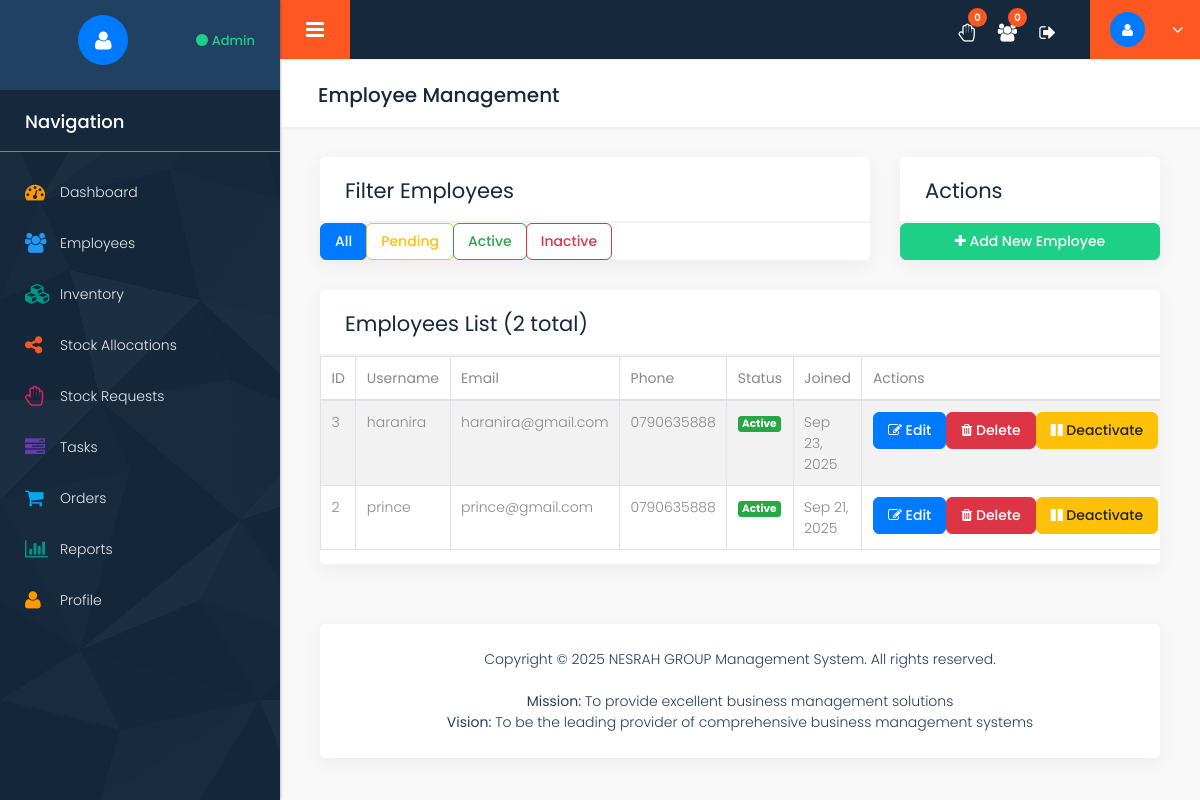
The app's page /employees.php (signed in), older data.
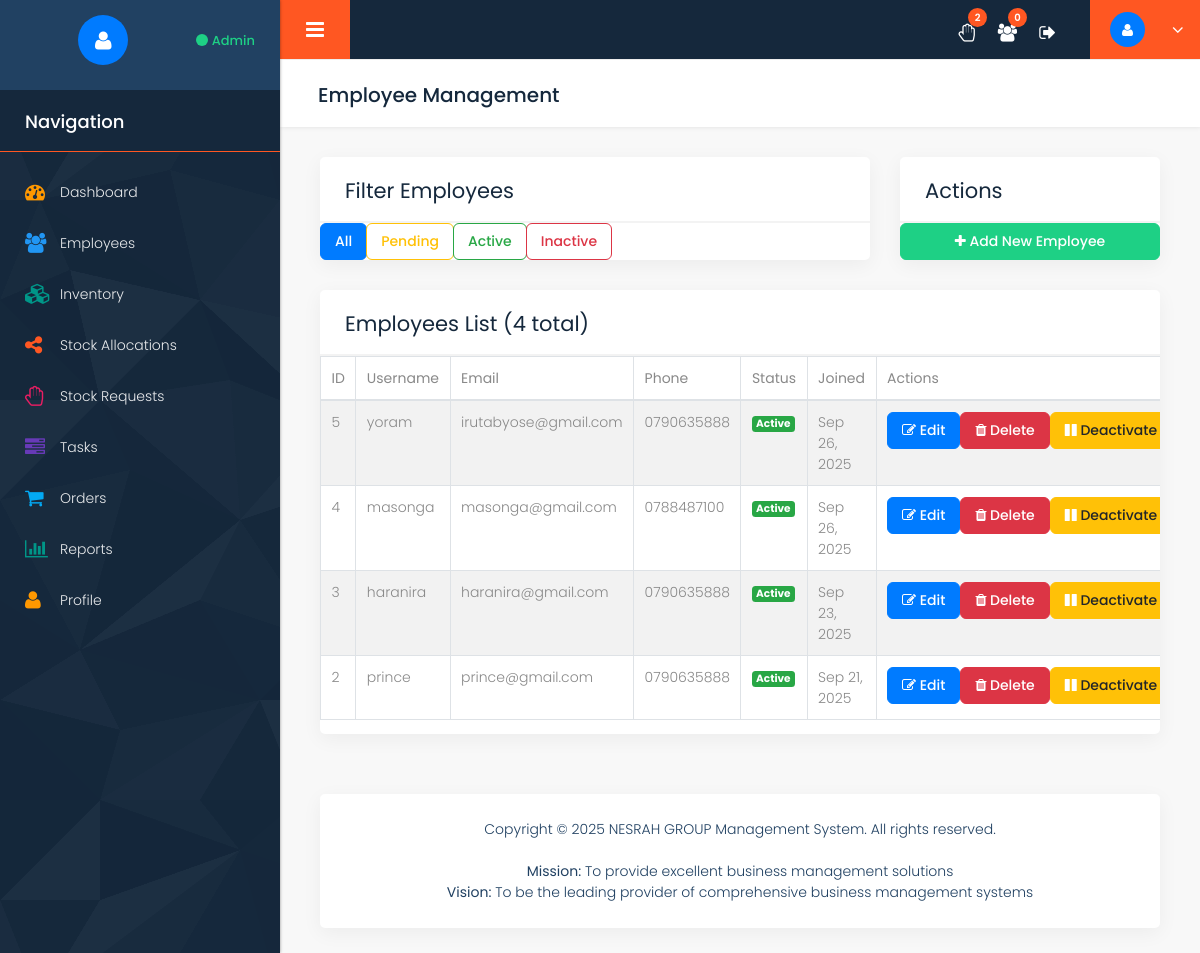
The same page, newer data.
### tables this page shows
CREATE TABLE `users` (
  `id` int(11) NOT NULL,
  `username` varchar(50) NOT NULL,
  `email` varchar(100) NOT NULL,
  `password` varchar(255) NOT NULL,
  `plain_password` varchar(255) DEFAULT NULL,
  `first_name` varchar(50) NOT NULL,
  `last_name` varchar(50) NOT NULL,
  `phone` varchar(20) DEFAULT NULL,
  `address` text DEFAULT NULL,
  `role` enum('admin','employee') DEFAULT 'employee',
  `status` enum('pending','active','inactive') DEFAULT 'pending',
  `created_at` timestamp NOT NULL DEFAULT current_timestamp(),
  `updated_at` timestamp NOT NULL DEFAULT current_timestamp() ON UPDATE current_timestamp()
);

### config/config.php (called while the page is built, shortened)
<?php
function formatDate($date) {
    return date('M d, Y', strtotime($date));
}
?>

### employees.php (the view, shortened to what the rows shown need)
<?php
require_once __DIR__ . '/includes/header.php';
$where_clause = "WHERE role = 'employee'";
$query = "SELECT * FROM users $where_clause ORDER BY created_at DESC";
$stmt = $db->prepare($query);
$stmt->execute();
$employees = $stmt->fetchAll();
?>
<div class="row column_title">
    <div class="col-md-12">
        <div class="page_title">
            <h2>Employee Management</h2>
        </div>
    </div>
</div>
<div class="row">
    <div class="col-md-8">
        <div class="white_shd full margin_bottom_30">
            <div class="full graph_head">
                <div class="heading1 margin_0">
                    <h2>Filter Employees</h2>
                </div>
            </div>
        </div>
    </div>
    <div class="col-md-4">
        <div class="white_shd full margin_bottom_30">
            <div class="full graph_head">
                <div class="heading1 margin_0">
                    <h2>Actions</h2>
                </div>
            </div>
        </div>
    </div>
</div>
<div class="row">
    <div class="col-md-12">
        <div class="white_shd full margin_bottom_30">
            <div class="full graph_head">
                <div class="heading1 margin_0">
                    <h2>Employees List (<?php echo count($employees); ?> total)</h2>
                </div>
            </div>
            <div class="full graph_revenue">
                <div class="row">
                    <div class="col-md-12">
                        <div class="table-responsive">
                            <table class="table table-striped table-bordered">
                                <thead>
                                    <tr>
                                        <th>ID</th>
                                        <th>Username</th>
                                        <th>Email</th>
                                        <th>Phone</th>
                                        <th>Status</th>
                                        <th>Joined</th>
                                        <th>Actions</th>
                                    </tr>
                                </thead>
                                <tbody>
                                    <?php if (count($employees) > 0): ?>
                                        <?php foreach ($employees as $employee): ?>
                                            <tr>
                                                <td><?php echo $employee['id']; ?></td>
                                                <td><?php echo $employee['username']; ?></td>
                                                <td><?php echo $employee['email']; ?></td>
                                                <td><?php echo $employee['phone'] ?: 'N/A'; ?></td>
                                                <td>
                                                    <span class="badge badge-<?php
                                                        echo $employee['status'] === 'active' ? 'success' :
                                                            ($employee['status'] === 'pending' ? 'warning' : 'danger');
                                                    ?>">
                                                        <?php echo ucfirst($employee['status']); ?>
                                                    </span>
                                                </td>
                                                <td><?php echo formatDate($employee['created_at']); ?></td>
                                                <td>
                                                    <div class="btn-group" role="group">
                                                        <a href="employee_edit.php?id=<?php echo $employee['id']; ?>" class="btn btn-primary btn-sm">
                                                            <i class="fa fa-edit"></i> Edit
                                                        </a>
                                                        <form method="POST" style="display: inline;">
                                                            <button type="submit" class="btn btn-danger btn-sm" onclick="return confirm('Are you sure you want to delete this employee? This action cannot be undone.')">
                                                                <i class="fa fa-trash"></i> Delete
                                                            </button>
                                                        </form>
                                                        <?php if ($employee['status'] === 'pending'): ?>
                                                            <form method="POST" style="display: inline;">
                                                                <input type="hidden" name="action" value="approve">
                                                                <input type="hidden" name="user_id" value="<?php echo $employee['id']; ?>">
                                                                <button type="submit" class="btn btn-success btn-sm" onclick="return confirm('Approve this employee?')">
                                                                    <i class="fa fa-check"></i> Approve
                                                                </button>
                                                            </form>
                                                            <form method="POST" style="display: inline;">
                                                                <input type="hidden" name="action" value="reject">
                                                                <input type="hidden" name="user_id" value="<?php echo $employee['id']; ?>">
                                                                <button type="submit" class="btn btn-warning btn-sm" onclick="return confirm('Reject this employee?')">
                                                                    <i class="fa fa-times"></i> Reject
                                                                </button>
                                                            </form>
                                                        <?php elseif ($employee['status'] === 'active'): ?>
                                                            <form method="POST" style="display: inline;">
                                                                <button type="submit" class="btn btn-warning btn-sm" onclick="return confirm('Deactivate this employee?')">
                                                                    <i class="fa fa-pause"></i> Deactivate
                                                                </button>
                                                            </form>
                                                        <?php endif; ?>
                                                    </div>
                                                </td>
                                            </tr>
                                        <?php endforeach; ?>
                                    <?php else: ?>
                                        <tr>
                                            <td colspan="8" class="text-center">No employees found</td>
                                        </tr>
                                    <?php endif; ?>
                                </tbody>
                            </table>
                        </div>
                    </div>
                </div>
            </div>
        </div>
    </div>
</div>
<?php require_once __DIR__ . '/includes/footer.php'; ?>

Row changes from the older to the newer data that the page shows:
added users: id "5", username "yoram", email "irutabyose@gmail.com", phone "0790635888", status "Active", created_at "Sep 26, 2025"
added users: id "4", username "masonga", email "masonga@gmail.com", phone "0788487100", status "Active", created_at "Sep 26, 2025"
Text that changed along with them:
$stats['pending_requests']: "0" → "2"
count($employees): "2" → "4"
